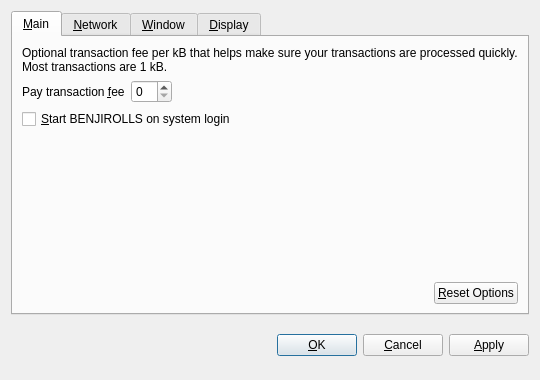
<?xml version="1.0" encoding="UTF-8"?>
<ui version="4.0">
 <class>OptionsDialog</class>
 <widget class="QDialog" name="OptionsDialog">
  <property name="geometry">
   <rect>
    <x>0</x>
    <y>0</y>
    <width>540</width>
    <height>380</height>
   </rect>
  </property>
  <property name="windowTitle">
   <string>Options</string>
  </property>
  <property name="modal">
   <bool>true</bool>
  </property>
  <layout class="QVBoxLayout" name="verticalLayout">
   <item>
    <widget class="QTabWidget" name="tabWidget">
     <property name="tabPosition">
      <enum>QTabWidget::North</enum>
     </property>
     <property name="currentIndex">
      <number>0</number>
     </property>
     <widget class="QWidget" name="tabMain">
      <attribute name="title">
       <string>&amp;Main</string>
      </attribute>
      <layout class="QVBoxLayout" name="verticalLayout_Main">
       <item>
        <widget class="QLabel" name="transactionFeeInfoLabel">
         <property name="text">
          <string>Optional transaction fee per kB that helps make sure your transactions are processed quickly. Most transactions are 1 kB.</string>
         </property>
         <property name="textFormat">
          <enum>Qt::PlainText</enum>
         </property>
         <property name="wordWrap">
          <bool>true</bool>
         </property>
        </widget>
       </item>
       <item>
        <layout class="QHBoxLayout" name="horizontalLayout_1_Main">
         <item>
          <widget class="QLabel" name="transactionFeeLabel">
           <property name="text">
            <string>Pay transaction &amp;fee</string>
           </property>
           <property name="textFormat">
            <enum>Qt::PlainText</enum>
           </property>
           <property name="buddy">
            <cstring>transactionFee</cstring>
           </property>
          </widget>
         </item>
         <item>
          <widget class="BitcoinAmountField" name="transactionFee"/>
         </item>
         <item>
          <spacer name="horizontalSpacer_1_Main">
           <property name="orientation">
            <enum>Qt::Horizontal</enum>
           </property>
           <property name="sizeHint" stdset="0">
            <size>
             <width>40</width>
             <height>20</height>
            </size>
           </property>
          </spacer>
         </item>
        </layout>
       </item>
       <item>
        <widget class="QCheckBox" name="bitcoinAtStartup">
         <property name="toolTip">
          <string>Automatically start BENJIROLLS after logging in to the system.</string>
         </property>
         <property name="text">
          <string>&amp;Start BENJIROLLS on system login</string>
         </property>
        </widget>
       </item>
       <item>
        <spacer name="verticalSpacer_Main">
         <property name="orientation">
          <enum>Qt::Vertical</enum>
         </property>
         <property name="sizeHint" stdset="0">
          <size>
           <width>20</width>
           <height>40</height>
          </size>
         </property>
        </spacer>
       </item>
       <item>
        <layout class="QHBoxLayout" name="horizontalLayout_2_Main">
         <item>
          <spacer name="horizontalSpacer_2_Main">
           <property name="orientation">
            <enum>Qt::Horizontal</enum>
           </property>
           <property name="sizeHint" stdset="0">
            <size>
             <width>40</width>
             <height>20</height>
            </size>
           </property>
          </spacer>
         </item>
         <item>
          <widget class="QPushButton" name="resetButton">
           <property name="toolTip">
            <string>Reset all client options to default.</string>
           </property>
           <property name="text">
            <string>&amp;Reset Options</string>
           </property>
           <property name="autoDefault">
            <bool>false</bool>
           </property>
          </widget>
         </item>
        </layout>
       </item>
      </layout>
     </widget>
     <widget class="QWidget" name="tabNetwork">
      <attribute name="title">
       <string>&amp;Network</string>
      </attribute>
      <layout class="QVBoxLayout" name="verticalLayout_Network">
       <item>
        <widget class="QCheckBox" name="mapPortUpnp">
         <property name="toolTip">
          <string>Automatically open the BENJIROLLS client port on the router. This only works when your router supports UPnP and it is enabled.</string>
         </property>
         <property name="text">
          <string>Map port using &amp;UPnP</string>
         </property>
        </widget>
       </item>
       <item>
        <widget class="QCheckBox" name="connectSocks">
         <property name="toolTip">
          <string>Connect to the BENJIROLLS network through a SOCKS proxy (e.g. when connecting through Tor).</string>
         </property>
         <property name="text">
          <string>&amp;Connect through SOCKS proxy:</string>
         </property>
        </widget>
       </item>
       <item>
        <layout class="QHBoxLayout" name="horizontalLayout_Network">
         <item>
          <widget class="QLabel" name="proxyIpLabel">
           <property name="text">
            <string>Proxy &amp;IP:</string>
           </property>
           <property name="textFormat">
            <enum>Qt::PlainText</enum>
           </property>
           <property name="buddy">
            <cstring>proxyIp</cstring>
           </property>
          </widget>
         </item>
         <item>
          <widget class="QValidatedLineEdit" name="proxyIp">
           <property name="maximumSize">
            <size>
             <width>140</width>
             <height>16777215</height>
            </size>
           </property>
           <property name="toolTip">
            <string>IP address of the proxy (e.g. 127.0.0.1)</string>
           </property>
          </widget>
         </item>
         <item>
          <widget class="QLabel" name="proxyPortLabel">
           <property name="text">
            <string>&amp;Port:</string>
           </property>
           <property name="textFormat">
            <enum>Qt::PlainText</enum>
           </property>
           <property name="buddy">
            <cstring>proxyPort</cstring>
           </property>
          </widget>
         </item>
         <item>
          <widget class="QLineEdit" name="proxyPort">
           <property name="maximumSize">
            <size>
             <width>55</width>
             <height>16777215</height>
            </size>
           </property>
           <property name="toolTip">
            <string>Port of the proxy (e.g. 9050)</string>
           </property>
          </widget>
         </item>
         <item>
          <widget class="QLabel" name="socksVersionLabel">
           <property name="text">
            <string>SOCKS &amp;Version:</string>
           </property>
           <property name="textFormat">
            <enum>Qt::PlainText</enum>
           </property>
           <property name="buddy">
            <cstring>socksVersion</cstring>
           </property>
          </widget>
         </item>
         <item>
          <widget class="QValueComboBox" name="socksVersion">
           <property name="toolTip">
            <string>SOCKS version of the proxy (e.g. 5)</string>
           </property>
          </widget>
         </item>
         <item>
          <spacer name="horizontalSpacer_Network">
           <property name="orientation">
            <enum>Qt::Horizontal</enum>
           </property>
           <property name="sizeHint" stdset="0">
            <size>
             <width>40</width>
             <height>20</height>
            </size>
           </property>
          </spacer>
         </item>
        </layout>
       </item>
       <item>
        <spacer name="verticalSpacer_Network">
         <property name="orientation">
          <enum>Qt::Vertical</enum>
         </property>
         <property name="sizeHint" stdset="0">
          <size>
           <width>20</width>
           <height>40</height>
          </size>
         </property>
        </spacer>
       </item>
      </layout>
     </widget>
     <widget class="QWidget" name="tabWindow">
      <attribute name="title">
       <string>&amp;Window</string>
      </attribute>
      <layout class="QVBoxLayout" name="verticalLayout_Window">
       <item>
        <widget class="QCheckBox" name="minimizeToTray">
         <property name="toolTip">
          <string>Show only a tray icon after minimizing the window.</string>
         </property>
         <property name="text">
          <string>&amp;Minimize to the tray instead of the taskbar</string>
         </property>
        </widget>
       </item>
       <item>
        <widget class="QCheckBox" name="minimizeOnClose">
         <property name="toolTip">
          <string>Minimize instead of exit the application when the window is closed. When this option is enabled, the application will be closed only after selecting Quit in the menu.</string>
         </property>
         <property name="text">
          <string>M&amp;inimize on close</string>
         </property>
        </widget>
       </item>
       <item>
        <spacer name="verticalSpacer_Window">
         <property name="orientation">
          <enum>Qt::Vertical</enum>
         </property>
         <property name="sizeHint" stdset="0">
          <size>
           <width>20</width>
           <height>40</height>
          </size>
         </property>
        </spacer>
       </item>
      </layout>
     </widget>
     <widget class="QWidget" name="tabDisplay">
      <attribute name="title">
       <string>&amp;Display</string>
      </attribute>
      <layout class="QVBoxLayout" name="verticalLayout_Display">
       <item>
        <layout class="QHBoxLayout" name="horizontalLayout_1_Display">
         <item>
          <widget class="QLabel" name="langLabel">
           <property name="text">
            <string>User Interface &amp;language:</string>
           </property>
           <property name="textFormat">
            <enum>Qt::PlainText</enum>
           </property>
           <property name="buddy">
            <cstring>lang</cstring>
           </property>
          </widget>
         </item>
         <item>
          <widget class="QValueComboBox" name="lang">
           <property name="toolTip">
            <string>The user interface language can be set here. This setting will take effect after restarting BENJIROLLS.</string>
           </property>
          </widget>
         </item>
        </layout>
       </item>
       <item>
        <layout class="QHBoxLayout" name="horizontalLayout_2_Display">
         <item>
          <widget class="QLabel" name="unitLabel">
           <property name="text">
            <string>&amp;Unit to show amounts in:</string>
           </property>
           <property name="textFormat">
            <enum>Qt::PlainText</enum>
           </property>
           <property name="buddy">
            <cstring>unit</cstring>
           </property>
          </widget>
         </item>
         <item>
          <widget class="QValueComboBox" name="unit">
           <property name="toolTip">
            <string>Choose the default subdivision unit to show in the interface and when sending coins.</string>
           </property>
          </widget>
         </item>
        </layout>
       </item>
       <item>
        <widget class="QCheckBox" name="displayAddresses">
         <property name="toolTip">
          <string>Whether to show BENJIROLLS addresses in the transaction list or not.</string>
         </property>
         <property name="text">
          <string>&amp;Display addresses in transaction list</string>
         </property>
        </widget>
       </item>
       <item>
        <spacer name="verticalSpacer_Display">
         <property name="orientation">
          <enum>Qt::Vertical</enum>
         </property>
         <property name="sizeHint" stdset="0">
          <size>
           <width>20</width>
           <height>40</height>
          </size>
         </property>
        </spacer>
       </item>
      </layout>
     </widget>
    </widget>
   </item>
   <item>
    <layout class="QHBoxLayout" name="horizontalLayout_Buttons">
     <item>
      <spacer name="horizontalSpacer_1">
       <property name="orientation">
        <enum>Qt::Horizontal</enum>
       </property>
       <property name="sizeHint" stdset="0">
        <size>
         <width>40</width>
         <height>48</height>
        </size>
       </property>
      </spacer>
     </item>
     <item>
      <widget class="QLabel" name="statusLabel">
       <property name="font">
        <font>
         <weight>75</weight>
         <bold>true</bold>
        </font>
       </property>
       <property name="text">
        <string/>
       </property>
       <property name="textFormat">
        <enum>Qt::PlainText</enum>
       </property>
       <property name="wordWrap">
        <bool>true</bool>
       </property>
      </widget>
     </item>
     <item>
      <spacer name="horizontalSpacer_2">
       <property name="orientation">
        <enum>Qt::Horizontal</enum>
       </property>
       <property name="sizeHint" stdset="0">
        <size>
         <width>40</width>
         <height>48</height>
        </size>
       </property>
      </spacer>
     </item>
     <item>
      <widget class="QPushButton" name="okButton">
       <property name="text">
        <string>&amp;OK</string>
       </property>
      </widget>
     </item>
     <item>
      <widget class="QPushButton" name="cancelButton">
       <property name="text">
        <string>&amp;Cancel</string>
       </property>
       <property name="autoDefault">
        <bool>false</bool>
       </property>
      </widget>
     </item>
     <item>
      <widget class="QPushButton" name="applyButton">
       <property name="text">
        <string>&amp;Apply</string>
       </property>
       <property name="autoDefault">
        <bool>false</bool>
       </property>
      </widget>
     </item>
    </layout>
   </item>
  </layout>
 </widget>
 <customwidgets>
  <customwidget>
   <class>BitcoinAmountField</class>
   <extends>QSpinBox</extends>
   <header>bitcoinamountfield.h</header>
  </customwidget>
  <customwidget>
   <class>QValueComboBox</class>
   <extends>QComboBox</extends>
   <header>qvaluecombobox.h</header>
  </customwidget>
  <customwidget>
   <class>QValidatedLineEdit</class>
   <extends>QLineEdit</extends>
   <header>qvalidatedlineedit.h</header>
  </customwidget>
 </customwidgets>
 <resources/>
 <connections/>
</ui>
